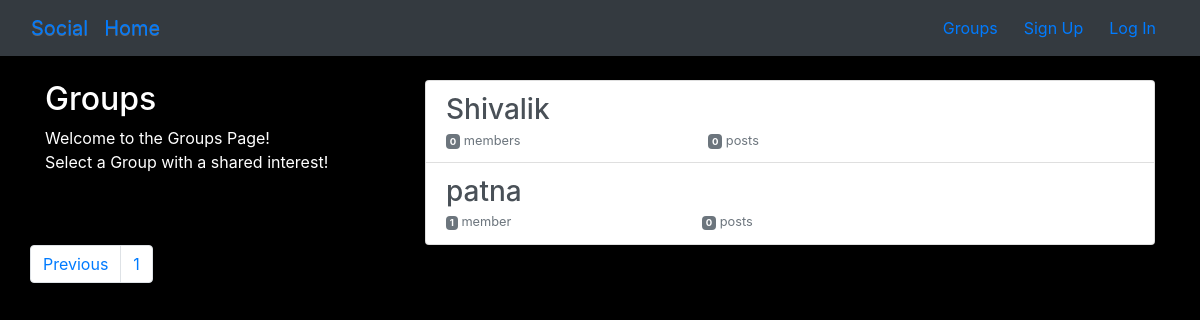
/groups/?page=2, run on the app's committed database.
### groups/models.py (models this page shows, shortened)
class Group(models.Model):
    name = models.CharField(max_length=250,unique=True)
    slug = models.SlugField(allow_unicode=True,unique=True)
    description = models.TextField(blank=True,default='')
    description_html = models.TextField(editable=True,blank=True,default='')
    members = models.ManyToManyField(User,through='GroupMember')
    class Meta:
        ordering=['name']

### groups/views.py (the view)
# urls.py: path('', views.ListGroups.as_view(),name='all'),
class ListGroups(generic.ListView):
    model = Group
    ordering = 'id'
    paginate_by = 3

### groups/templates/groups/group_list.html (shortened to what this page needs)
{% extends 'groups/group_base.html' %}
{% block pregroup %}
<div class="col-md-4">
  <div class="content">
      <h2>Groups</h2>
      <p>Welcome to the Groups Page! <br>Select a Group with a shared interest!</p>
  </div>
</div>
{% endblock%}
{% block group_content %}
 <div class="col-md-8">
   <div class="list-group">
     {% for group in object_list %}
        <a href="{% url 'groups:single' slug=group.slug %}"
         class="list-group-item list-group-item-action flex-column align-item-start">
          <h3 class="mb-1">{{group.name}}</h3>
          <div class="d-flex w-40 justify-content-between">
            <small class="text-muted"><span class="badge badge-secondary">
              {{group.members.count}}</span> member{{group.members.count|pluralize}}</small>
            <small class="text-muted"><span class='badge badge-secondary'>
             {{group.posts.count}}</span> post{{group.posts.count|pluralize}}</small>
          </div>
        </a>
      {% endfor%}
      </div>
   </div>
   <br>
   <nav aria-label="Page navigation example">
    <ul class="pagination">
      {% if page_obj.has_previous %}
      <li class="page-item"><a class="page-link" href="?page={{page_obj.previous_page_number}}">Previous</a></li>
      {% endif %}
      <li class="page-item"><a class="page-link" href="?page={{page_obj.number}}">1</a></li>
    </ul>
{% endblock%}

### static/simplesocial/css/master.css (style rules this page uses)
body { margin: 0; overflow: hidden; background-color: black; color:white; }

### data on the page
Group: name "Shivalik", members.count "0", posts.count "0"
Group: name "patna", members.count "1", posts.count "0"
